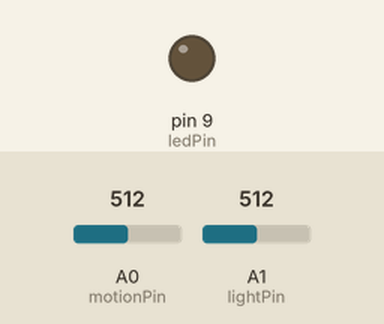
Bench run of a sketch on a simulated Arduino Uno, built with avr-gcc and run on an emulated ATmega328P. On the bench: output pins drawn as LEDs (lit = HIGH). The inputs (shaded band) are chosen by the test bench; at power-on: A1 (lightPin) = 512, A0 (motionPin) = 512.

Above: at 1.2 s.
1.3 s: A1 (lightPin) set to 489
At 2.4 s:
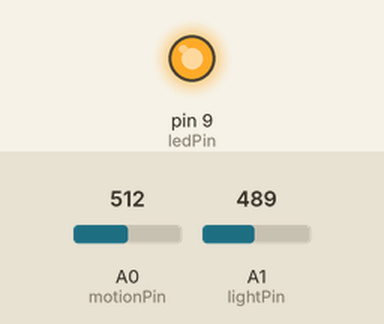
2.8 s: A1 (lightPin) set to 510
At 3.9 s:
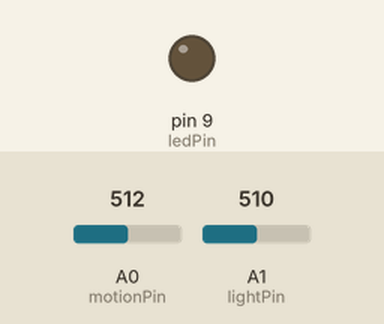
4.8 s: A1 (lightPin) set to 490
At 6.2 s:
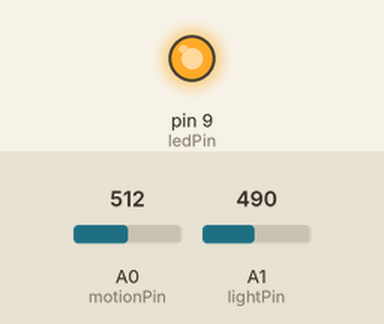
Timing chart, 0 to 7.8 s (numbered marks = the images above; inputs shaded):
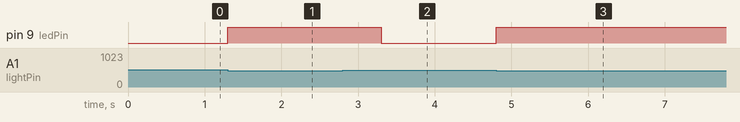

Measured:
- the behaviour switches between 500 and 499 on A1 (lightPin) (found by bisection; images 0 and 1)
- after the input at 1.3 s, pin 9 (ledPin): LOW → HIGH at once
- after the input at 2.8 s, pin 9 (ledPin): HIGH → LOW after 0.50 s
- after the input at 4.8 s, pin 9 (ledPin): LOW → HIGH at once

The sketch:

motion_and_light_sense.ino
```cpp
// Define pins
int motionPin = 0;
int lightPin = 1;
int ledPin = 9;

// Distance Variables
int lastDist = 0;
int currentDist = 0;

// Threshold for Movement
int thresh = 200;

void setup()
{
  pinMode(ledPin, OUTPUT);
}

void loop()
{
  int lightVal = analogRead(lightPin);
  currentDist = analogRead(motionPin);

  // Threshold variaton between loop steps
  if (((currentDist > lastDist + thresh) || (currentDist < lastDist - thresh)) && (lightVal < 500)) {
    digitalWrite(ledPin, HIGH);
    delay (1000);
  } else {
    digitalWrite(ledPin, LOW);
  }

}
```
